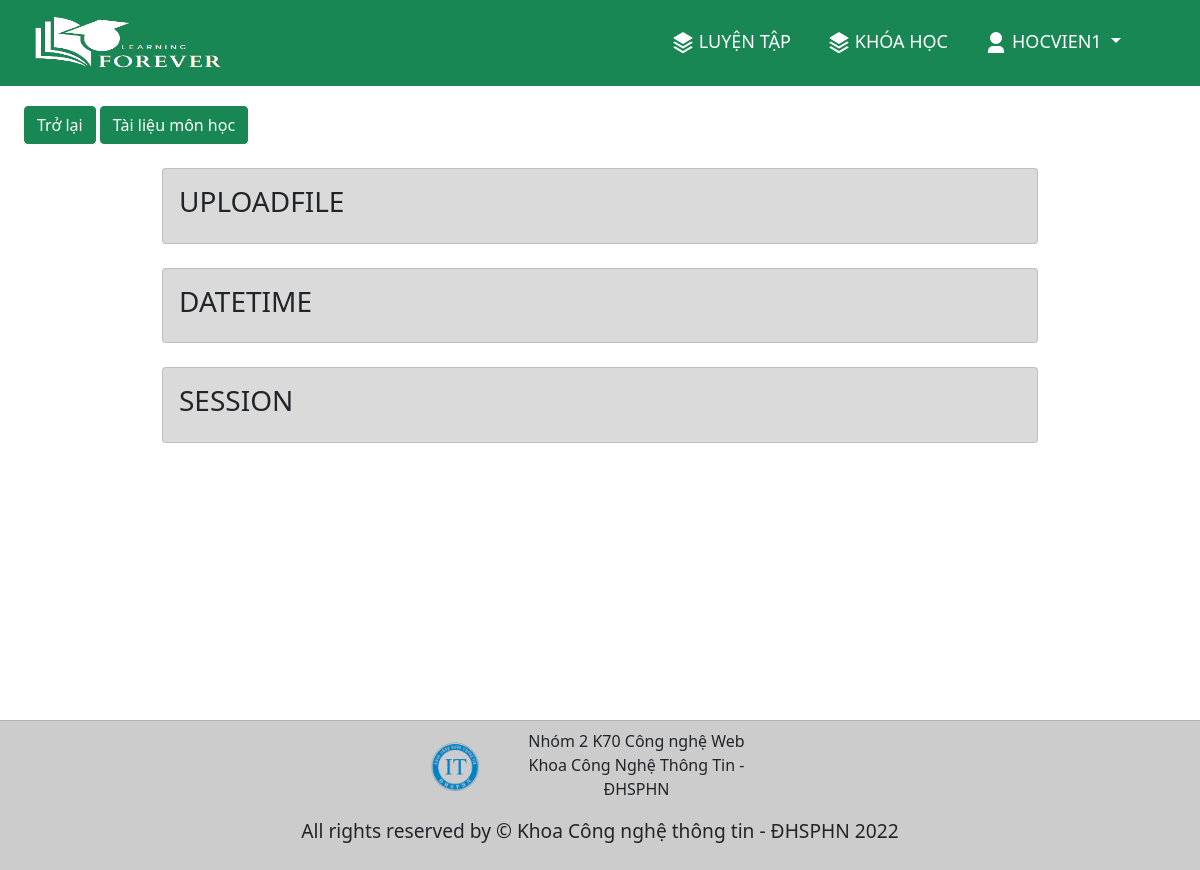
The page /ChuDeKhoaHoc.php?idKH=23 (signed in) on the database its author committed.
### tables this page shows
CREATE TABLE `tb_tai_khoan` (
  `ten_dang_nhap` varchar(255) NOT NULL,
  `ten_hien_thi` varchar(255) NOT NULL,
  `mat_khau` varchar(50) NOT NULL,
  `doi_tuong` tinyint(1) NOT NULL DEFAULT 0,
  `ngay_sinh` date DEFAULT NULL,
  `gioi_tinh` tinyint(4) NOT NULL DEFAULT -1
);

CREATE TABLE `tb_chu_de` (
  `id` int(11) NOT NULL,
  `id_khoa_hoc` int(11) NOT NULL,
  `ten_chu_de` varchar(100) NOT NULL
);

### function.php (called while the page is built, shortened)
<?php
	function selectTK($user){
		GLOBAL $conn;
		$sql = "SELECT * FROM tb_tai_khoan WHERE ten_dang_nhap = '$user'";
		$query = mysqli_query($conn, $sql);
		return mysqli_fetch_array($query);
	}
?>
<?php
	function getQuery($table, $colum, $id){
		GLOBAL $conn;
		$sql = "SELECT * FROM $table WHERE $colum = $id";
		return mysqli_query($conn, $sql);
	}
?>

### ChuDeKhoaHoc.php (the view, shortened to what this page needs)
<?php
	include "Connect.php";
?>
<!DOCTYPE html>
<html>
<head>
    <link href="https://cdn.jsdelivr.net/npm/remixicon@2.5.0/fonts/remixicon.css" rel="stylesheet">
	<link rel="stylesheet" type="text/css" href="assets/bootstrap/css/bootstrap.css">
</head>
<body>
    <main style="min-height: 90vh; max-width: 100%;">
    	<?php
            include "navbar.php";
            if (isset($_GET['idKH'])) {
                $query = getQuery('tb_chu_de', 'id_khoa_hoc' , $_GET['idKH']);
            }else{
                header("location: KhoaHoc.php");
                die();
            }
        ?>
    	<div style="height: 86px;"></div>
        <div id="action" style="margin: 20px 0 0 2%;">
            <a href="KhoaHoc.php" class="btn btn-success">Trở lại</a>
        <a href="TaiLieuMonHoc.php?idTL=<?php echo $_GET['idKH']; ?>" class="btn btn-success">Tài liệu môn học</a>
        </div>
    	<div class="container w-75">
            <?php while ($rowCD = mysqli_fetch_array($query)) {
            ?>
            <div class="text-uppercase my-4">
                <a class="text-dark" style="text-decoration: none;" data-bs-toggle="collapse" style="font-weight: 700;" href="#collapseExample<?php echo $rowCD['id']; ?>" role="button" aria-expanded="false" aria-controls="collapseExample<?php echo $rowCD['id']; ?>">
                    <div class="card" style="background: #DADADA;">
                        <div class="card-body">
                            <div class="h3">
                                <?php
                                    echo $rowCD['ten_chu_de'];
                                ?>
                            </div>
                        </div>
                    </div>
              </a>
            </div>
            <?php } ?>
        </div>
	</main>
    <?php include "footer.php"; ?>
</body>
</html>

### navbar.php (shortened to what this page needs)
<nav class="navbar navbar-expand-lg text-uppercase fixed-top bg-success" id="mainNav">
        <div class="container-fluid">
            	<a class="navbar-brand px-3" href="KhoaHoc.php">
					<img width="200px" height="60px" src="assets/image/logoA.png">
	            </a>
            <div class="collapse navbar-collapse" id="navbarResponsive">
                <ul class="navbar-nav ms-auto" style="font-size: 18px;">
                	<?php if (isset($_SESSION['idKH']) || isset($_GET['idKH'])) {?>
                	<li class="nav-item dropdown">
					  <a class="text-nav nav-link active py-3 px-0 px-lg-3 rounded text-white" href="LuyenTap.php"><img class="p-1" src="assets/image/stack.png">Luyện tập</a>
					</li>
				<?php } ?>
			    	<li class="nav-item dropdown">
					  <a class="text-nav nav-link active py-3 px-0 px-lg-3 rounded text-white" href="KhoaHoc.php"><img class="p-1" src="assets/image/stack.png">Khóa học</a>
					</li>
				<?php
						$row = selectTK($_SESSION['user']);
					?>
					<li class="nav-item dropdown" style="margin-right: 24px; min-width: 200px;">
					  <a class="text-nav nav-link dropdown-toggle active py-3 px-0 px-lg-3 rounded text-white" href="#" id="navbarDropdownMenuLink" role="button" data-bs-toggle="dropdown" aria-expanded="false">
					    <?php
					    	echo "<img class='p-1' src='assets/image/user.png'>" .$row['ten_hien_thi'];
					    ?>
					  </a>
					</li>
				</ul>
            </div>
        </div>
    </nav>

### rows shown on the page
tb_tai_khoan: ten_hien_thi "HOCVIEN1"
tb_chu_de: ten_chu_de "UPLOADFILE"
tb_chu_de: ten_chu_de "DATETIME"
tb_chu_de: ten_chu_de "SESSION"
